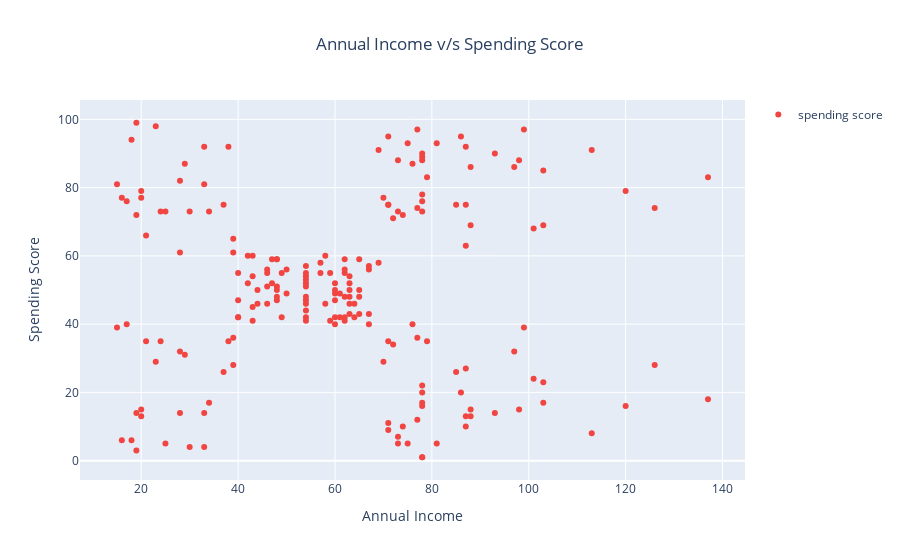

Notebook source saved alongside this figure:
### Markdown cell above
Conclusion: Gender has no relations with spending score

### Code cell
trace = go.Scatter(
    x = df['Annual Income'],
    y = df['Spending Score'],
    name = 'spending score',
    mode = 'markers',
    marker_color='#f14542'
    )

layout = go.Layout(
    title = 'Annual Income v/s Spending Score',
    title_x = 0.5,
    showlegend = True,
    xaxis = dict(title = 'Annual Income'),
    yaxis = dict(title = 'Spending Score'),
    )

data = [trace]

fig = go.Figure(data = data,layout = layout)
iplot(fig)

### Figure 1 — Plotly figure (JSON) as saved in the notebook; plotly's stock layout.template omitted (floating-point values rounded to 4 significant figures; data arrays with more than 128 entries replaced by an {"elided": "..."} marker saying what was removed)
{"data": [{"marker": {"color": "#f14542"}, "mode": "markers", "name": "spending score", "type": "scatter", "x": {"elided": "200 int values"}, "y": {"elided": "200 int values"}}], "layout": {"showlegend": true, "title": {"text": "Annual Income v/s Spending Score", "x": 0.5}, "xaxis": {"title": {"text": "Annual Income"}}, "yaxis": {"title": {"text": "Spending Score"}}}}
